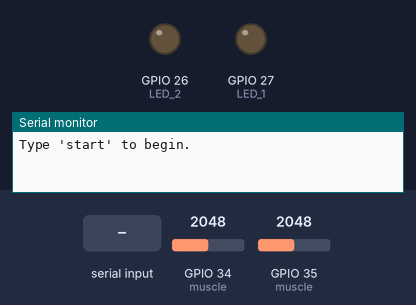
Simulated run of this sketch. Board: ESP32. On the bench: output pins drawn as LEDs (lit = HIGH), the last lines printed to the serial monitor. Inputs (shaded band) come from the test bench; at power-on: GPIO 34 (muscle) = 2048, GPIO 35 (muscle) = 2048 (analog values on the 0–4095 scale).

Above: at 1.2 s.
1.3 s: "start\n" received over Serial
At 2.2 s:
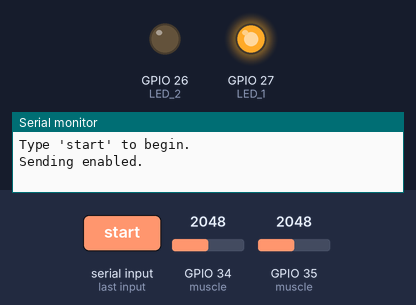
At 7.5 s:
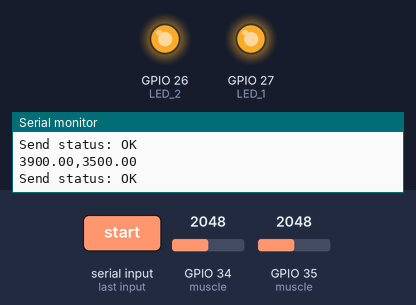
Timing chart, 0 to 8.8 s (numbered marks = the images above; inputs shaded):
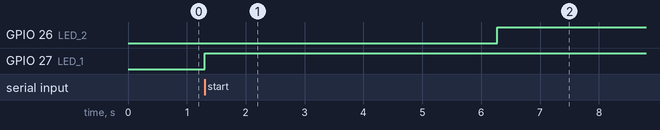

The sketch:

mylo_myomobile_emg_extra.ino
```cpp
#include <esp_now.h>
#include <WiFi.h>
#define LEFT 35 // Pin as seen on board: D35
#define RIGHT 34 // Pin as seen on board: D34
#define LED_1 27 // Pin as seen on board: D27
#define LED_2 26 // Pin as seen on board: D26
#define NUM_SAMPLES 10
#define THRESHOLD 500 // ADC threshold
#define SEND_INTERVAL 50 // ms (~10hz)

// FUNCTIONS AND INITIALIZATIONS

const int muscle[4]  = {LEFT, RIGHT};
float     emg_avg[2] = {0, 0};
float     val[2]     = {0, 0};

float emg_val[2] = {0, 0};
// float emg_min[2] = {0, 20}; // Min EMG value for EMG_1 and EMG_2
float emg_max[2] = {3900, 3500}; // Max EMG value for EMG_1 and EMG_2
const float wheel_motor[2] = {0, 1}; // Min and Max value

uint8_t peerAddress[] = { 0x70, 0xB8, 0xF6, 0x72, 0x12, 0x9C };
bool    started       = false;

int       count_main     = 0;
// int       count_baseline = 0;
int       count_max      = 0;
// bool      baseline_read  = false;
bool      max_read       = false;
// const int baseline_size  = 2000 / SEND_INTERVAL;
const int max_size       = 5000 / SEND_INTERVAL;

// uint32_t current_time = 0;

void onDataSent(const uint8_t *mac_addr, esp_now_send_status_t status) {
  // optional: print send status
  Serial.print("Send status: ");
  Serial.println(status == ESP_NOW_SEND_SUCCESS ? "OK" : "FAIL");
}


void setup() {
  Serial.begin(115200);

  while (!Serial) { /* wait for Serial */ }
  Serial.println("Type 'start' to begin.");

  // ADC setup
  analogReadResolution(12);
  analogSetPinAttenuation(muscle[0], ADC_11db);
  analogSetPinAttenuation(muscle[1], ADC_11db);

  // ESP-NOW init
  WiFi.mode(WIFI_STA);
  WiFi.disconnect();
  if (esp_now_init() != ESP_OK) {
    Serial.println("ESP-NOW init failed");
    return;
  }
  esp_now_register_send_cb(onDataSent);

  esp_now_peer_info_t peerInfo = {};
  memcpy(peerInfo.peer_addr, peerAddress, 6);
  peerInfo.channel = 0;
  peerInfo.encrypt = false;
  if (esp_now_add_peer(&peerInfo) != ESP_OK) {
    Serial.println("Failed to add peer");
    return;
  }

  pinMode(LED_1, OUTPUT);
  pinMode(LED_2, OUTPUT);
  digitalWrite(LED_1, LOW);
  digitalWrite(LED_2, LOW);
}

void loop() {
  if (!started) {
    if (Serial.available()) {
      String cmd = Serial.readStringUntil('\n');
      cmd.trim();
      if (cmd.equalsIgnoreCase("start")) {
        started = true;
        Serial.println("Sending enabled.");
      }
    }
    return;
  }

  // current_time = milis();
  emg_val[0] = analogRead(muscle[0]);
  emg_val[1] = analogRead(muscle[1]);

  if (max_read)
  {
    count_main = (count_main >= NUM_SAMPLES) ? 0 : count_main;

    emg_avg[0] += emg_val[0];
    emg_avg[1] += emg_val[1];
    count_main++;

    if (count_main == NUM_SAMPLES)
    {
      emg_avg[0] /= NUM_SAMPLES;
      emg_avg[1] /= NUM_SAMPLES;

      val[0] = ((emg_avg[0] / emg_max[0]) > 1) ? 1 : emg_avg[0] / emg_max[0];
      val[1] = ((emg_avg[1] / emg_max[1]) > 1) ? 1 : emg_avg[1] / emg_max[1];

      // decide payload
      float left  = (emg_avg[0] > THRESHOLD) ? val[0] : 0;
      float right = (emg_avg[1] > THRESHOLD) ? val[1] : 0;

      // build JSON
      char payload[32];
      snprintf(payload,
              sizeof(payload),
              "{\"left\":%.2f,\"right\":%.2f}", left, right);

      // send
      esp_err_t res = esp_now_send(peerAddress,
                                  (uint8_t*)payload,
                                  strlen(payload));

      // optional debug
      // Serial.print("ADC 1 = ");
      // Serial.print(emg_avg[0]);
      // Serial.print(" → ");
      // Serial.print(",");
      // Serial.print(payload);
      // Serial.print("ADC 2 = ");
      // Serial.print(emg_avg[2]);
      // Serial.print(" → ");

      // Serial.print(payload);
      // Serial.print(",");

      // Serial.print(emg_avg[0]);
      // Serial.print(",");
      // Serial.print(emg_avg[1]);
      // Serial.print(",");

      // Serial.print(left);
      // Serial.print(",");
      // Serial.println(right);

      Serial.print(emg_max[0]);
      Serial.print(',');
      Serial.println(emg_max[1]);
    }
  }
  else // Get max EMG for 5 seconds
  {
    digitalWrite(LED_1, HIGH);
    emg_max[0] = (emg_max[0] <= emg_val[0]) ? emg_val[0] : emg_max[0];
    emg_max[1] = (emg_max[1] <= emg_val[1]) ? emg_val[1] : emg_max[1];

    count_max++;
    max_read = (count_max == max_size) ? true : false;

    (count_max == max_size) ? digitalWrite(LED_2, HIGH) : digitalWrite(LED_2, LOW);
  }
  // else if (!baseline_read) // Get average baseline for 2 seconds
  // {
  //   emg_min[0] += emg_val[0];
  //   emg_min[1] += emg_val[1];
  //   count_baseline++;
  //   baseline_read = (count_baseline == baseline_size) ? true : false;

  //   if (count_baseline == baseline_size)
  //   {
  //     emg_min[0] = int(round(emg_min[0] /= baseline_size));
  //     emg_min[1] = int(round(emg_min[1] /= baseline_size));
  //     digitalWrite(LED_1, HIGH);
  //   }
  // }

  delay(SEND_INTERVAL);
}
```

Measured:
- after the input at 1.3 s, GPIO 26 (LED_2): LOW → HIGH after 5.0 s; GPIO 27 (LED_1): LOW → HIGH at once
